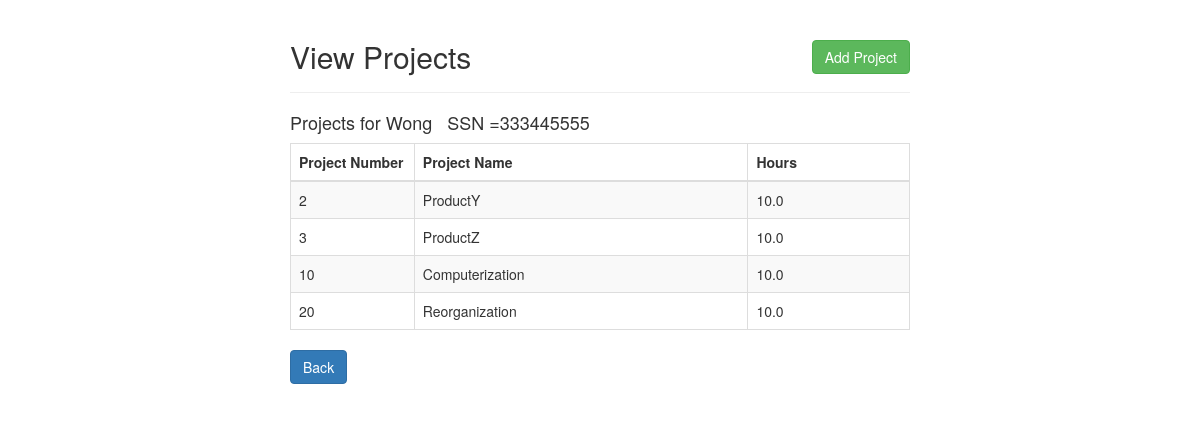
The app's page /viewProjects.php?Ssn=333445555&Lname=Wong with its own data.
### tables this page shows
create table WORKS_ON (
  Essn char(9) not null,  
  Pno int(2) not null, 
  Hours decimal(3,1),  
  primary key (Essn, Pno), 
  foreign key (Essn) references EMPLOYEE(Ssn),
  foreign key (Pno) references PROJECT(Pnumber)
);

create table PROJECT (
  Pname varchar(20) not null,
  Pnumber int(4) not null,  
  Plocation varchar(20) not null,
  Dnum int(2) not null, 
  primary key (Pnumber), 
  unique (Pname), 
  foreign key (Dnum) references DEPARTMENT(Dnumber)
);

### viewProjects.php (the view, shortened to what this page needs)
<?php
    require_once "config.php";
?>
<!DOCTYPE html>
<html lang="en">
<head>
    <link rel="stylesheet" href="https://maxcdn.bootstrapcdn.com/bootstrap/3.3.7/css/bootstrap.css">
</head>
<body>
    <div class="wrapper">
        <div class="container-fluid">
            <div class="row">
                <div class="col-md-12">
                    <div class="page-header clearfix">
                        <h2 class="pull-left">View Projects</h2>
						<a href="addProject.php" class="btn btn-success pull-right">Add Project</a>
                    </div>
<?php
if(isset($_SESSION["Ssn"]) ){
    $sql = "SELECT P.Pname, P.Pnumber, WO.Hours, WO.Essn FROM PROJECT P, WORKS_ON WO WHERE WO.Essn = ? AND WO.Pno = P.Pnumber";
    if($stmt = mysqli_prepare($link, $sql)){
        mysqli_stmt_bind_param($stmt, "s", $param_Ssn);
       $param_Ssn = ($_SESSION["Ssn"]);
	   $Lname = trim($_GET["Lname"]);
        if(mysqli_stmt_execute($stmt)){
            $result = mysqli_stmt_get_result($stmt);
			echo"<h4> Projects for ".$Lname." &nbsp      SSN =".$param_Ssn."</h4><p>";
			if(mysqli_num_rows($result) > 0){
				echo "<table class='table table-bordered table-striped'>";
                    echo "<thead>";
                        echo "<tr>";
                            echo "<th width = 20%>Project Number</th>";
                            echo "<th>Project Name</th>";
                            echo "<th>Hours</th>";
                        echo "</tr>";
                    echo "</thead>";
                    echo "<tbody>";
                    while($row = mysqli_fetch_array($result)){
                        echo "<tr>";
                        echo "<td>" . $row['Pnumber'] . "</td>";
                        echo "<td>" . $row['Pname'] . "</td>";
                        echo "<td>" . $row['Hours'] . "</td>";
                        echo "</tr>";
                    }
                    echo "</tbody>";
                echo "</table>";
			} else {
				echo "No Projects. ";
			}
        } else{
            header("location: error.php");
            exit();
        }
    }
} else{
    header("location: error.php");
    exit();
}
?>
	<p><a href="index.php" class="btn btn-primary">Back</a></p>
    </div>
   </div>
  </div>
</div>
</body>
</html>

### viewProjects.php (style rules this page uses)
.wrapper { width: 650px; margin: 0 auto; }
.page-header h2 { margin-top: 0; }

### records on screen
works_on: Pno.Pnumber "2", Pno.Pname "ProductY", Hours "10.0"
works_on: Pno.Pnumber "3", Pno.Pname "ProductZ", Hours "10.0"
works_on: Pno.Pnumber "10", Pno.Pname "Computerization", Hours "10.0"
works_on: Pno.Pnumber "20", Pno.Pname "Reorganization", Hours "10.0"

### other values on screen
$Lname "Wong"
$param_Ssn "333445555"
